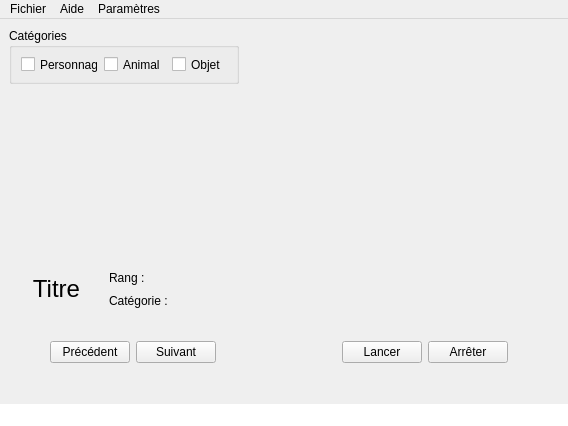
<?xml version="1.0" encoding="UTF-8"?>
<ui version="4.0">
 <class>LecteurVue</class>
 <widget class="QMainWindow" name="LecteurVue">
  <property name="geometry">
   <rect>
    <x>0</x>
    <y>0</y>
    <width>568</width>
    <height>426</height>
   </rect>
  </property>
  <property name="windowTitle">
   <string>LecteurVue</string>
  </property>
  <widget class="QWidget" name="centralwidget">
   <widget class="QGroupBox" name="groupBox">
    <property name="geometry">
     <rect>
      <x>9</x>
      <y>9</y>
      <width>230</width>
      <height>56</height>
     </rect>
    </property>
    <property name="title">
     <string>Catégories</string>
    </property>
    <layout class="QHBoxLayout" name="horizontalLayout_2">
     <item alignment="Qt::AlignHCenter">
      <widget class="QCheckBox" name="cbPersonnage">
       <property name="text">
        <string>Personnage</string>
       </property>
      </widget>
     </item>
     <item alignment="Qt::AlignHCenter">
      <widget class="QCheckBox" name="cbAnimal">
       <property name="text">
        <string>Animal</string>
       </property>
      </widget>
     </item>
     <item alignment="Qt::AlignHCenter">
      <widget class="QCheckBox" name="cbObjet">
       <property name="text">
        <string>Objet</string>
       </property>
      </widget>
     </item>
    </layout>
   </widget>
   <widget class="QWidget" name="layoutWidget">
    <property name="geometry">
     <rect>
      <x>10</x>
      <y>250</y>
      <width>191</width>
      <height>40</height>
     </rect>
    </property>
    <layout class="QGridLayout" name="gridLayout">
     <item row="0" column="0" rowspan="2">
      <widget class="QLabel" name="lIntitule">
       <property name="minimumSize">
        <size>
         <width>0</width>
         <height>0</height>
        </size>
       </property>
       <property name="font">
        <font>
         <family>Arial</family>
         <pointsize>18</pointsize>
        </font>
       </property>
       <property name="text">
        <string>Titre</string>
       </property>
       <property name="alignment">
        <set>Qt::AlignCenter</set>
       </property>
      </widget>
     </item>
     <item row="0" column="1">
      <widget class="QLabel" name="lRang">
       <property name="text">
        <string>Rang :</string>
       </property>
      </widget>
     </item>
     <item row="1" column="1">
      <widget class="QLabel" name="lCategorie">
       <property name="text">
        <string>Catégorie :</string>
       </property>
      </widget>
     </item>
    </layout>
   </widget>
   <widget class="QWidget" name="layoutWidget">
    <property name="geometry">
     <rect>
      <x>50</x>
      <y>300</y>
      <width>458</width>
      <height>67</height>
     </rect>
    </property>
    <layout class="QHBoxLayout" name="hLayout1">
     <item>
      <widget class="QPushButton" name="bPrecedent">
       <property name="text">
        <string>Précédent</string>
       </property>
      </widget>
     </item>
     <item>
      <widget class="QPushButton" name="bSuivant">
       <property name="text">
        <string>Suivant</string>
       </property>
      </widget>
     </item>
     <item>
      <spacer name="hSpacer1">
       <property name="orientation">
        <enum>Qt::Horizontal</enum>
       </property>
       <property name="sizeHint" stdset="0">
        <size>
         <width>328</width>
         <height>20</height>
        </size>
       </property>
      </spacer>
     </item>
     <item>
      <widget class="QPushButton" name="bLancer">
       <property name="text">
        <string>Lancer</string>
       </property>
      </widget>
     </item>
     <item>
      <widget class="QPushButton" name="bArreter">
       <property name="text">
        <string>Arrêter</string>
       </property>
      </widget>
     </item>
    </layout>
   </widget>
   <widget class="QWidget" name="layoutWidget">
    <property name="geometry">
     <rect>
      <x>10</x>
      <y>72</y>
      <width>541</width>
      <height>171</height>
     </rect>
    </property>
    <layout class="QHBoxLayout" name="horizontalLayout">
     <item>
      <spacer name="hSpacer2">
       <property name="orientation">
        <enum>Qt::Horizontal</enum>
       </property>
       <property name="sizeHint" stdset="0">
        <size>
         <width>148</width>
         <height>17</height>
        </size>
       </property>
      </spacer>
     </item>
     <item>
      <widget class="QLabel" name="lImage">
       <property name="minimumSize">
        <size>
         <width>141</width>
         <height>141</height>
        </size>
       </property>
       <property name="text">
        <string/>
       </property>
       <property name="textFormat">
        <enum>Qt::PlainText</enum>
       </property>
       <property name="pixmap">
        <pixmap resource="cartesDisney/cartesDisney.qrc">:/appliV2/cartesDisney/Disney_0.gif</pixmap>
       </property>
       <property name="scaledContents">
        <bool>true</bool>
       </property>
      </widget>
     </item>
     <item>
      <spacer name="hSpacer3">
       <property name="orientation">
        <enum>Qt::Horizontal</enum>
       </property>
       <property name="sizeHint" stdset="0">
        <size>
         <width>158</width>
         <height>17</height>
        </size>
       </property>
      </spacer>
     </item>
    </layout>
   </widget>
  </widget>
  <widget class="QMenuBar" name="menubar">
   <property name="geometry">
    <rect>
     <x>0</x>
     <y>0</y>
     <width>568</width>
     <height>22</height>
    </rect>
   </property>
   <widget class="QMenu" name="menuFichier">
    <property name="title">
     <string>Fichier</string>
    </property>
    <addaction name="actionQuitter"/>
   </widget>
   <widget class="QMenu" name="menuAide">
    <property name="title">
     <string>Aide</string>
    </property>
    <addaction name="action_a_propos"/>
   </widget>
   <widget class="QMenu" name="menuParametres">
    <property name="title">
     <string>Paramètres</string>
    </property>
    <widget class="QMenu" name="menuVitesse_defilement">
     <property name="title">
      <string>Vitesse de défilement</string>
     </property>
     <addaction name="action0_5"/>
     <addaction name="action1"/>
     <addaction name="action2"/>
    </widget>
    <addaction name="actionCharger_diapo"/>
    <addaction name="menuVitesse_defilement"/>
    <addaction name="actionEnlever_diapo"/>
   </widget>
   <addaction name="menuFichier"/>
   <addaction name="menuAide"/>
   <addaction name="menuParametres"/>
  </widget>
  <widget class="QStatusBar" name="statusbar">
   <property name="sizePolicy">
    <sizepolicy hsizetype="Preferred" vsizetype="Preferred">
     <horstretch>0</horstretch>
     <verstretch>0</verstretch>
    </sizepolicy>
   </property>
   <property name="styleSheet">
    <string notr="true">background-color: rgb(255, 255, 255);</string>
   </property>
  </widget>
  <action name="action_a_propos">
   <property name="text">
    <string>À propos de...</string>
   </property>
  </action>
  <action name="actionQuitter">
   <property name="text">
    <string>Quitter</string>
   </property>
  </action>
  <action name="actionCharger_diapo">
   <property name="text">
    <string>Charger diapo</string>
   </property>
  </action>
  <action name="actionEnlever_diapo">
   <property name="text">
    <string>Enlever diapo</string>
   </property>
  </action>
  <action name="action0_5">
   <property name="text">
    <string>0.5</string>
   </property>
  </action>
  <action name="action1">
   <property name="text">
    <string>1</string>
   </property>
  </action>
  <action name="action2">
   <property name="text">
    <string>2</string>
   </property>
  </action>
 </widget>
 <resources>
  <include location="cartesDisney/cartesDisney.qrc"/>
 </resources>
 <connections/>
</ui>
